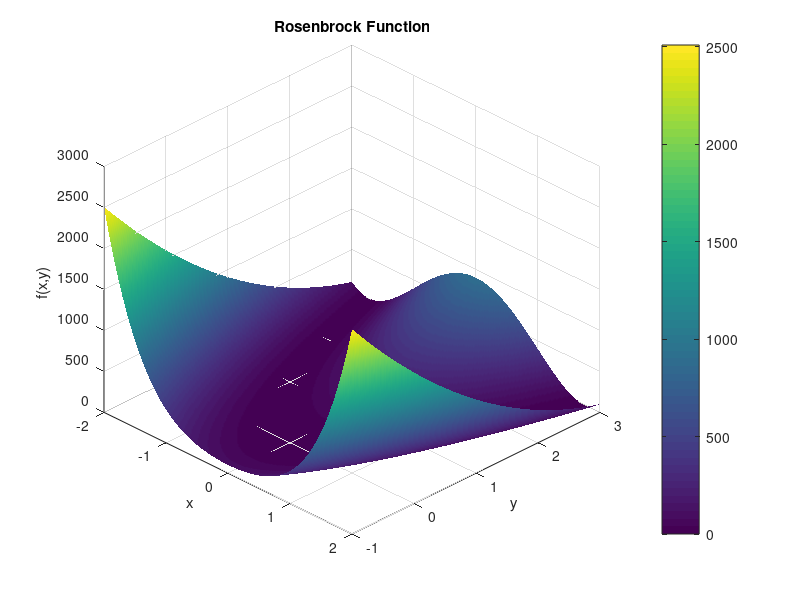

Reproduce this figure in MATLAB.
function rosenbrock3d(output_file)
%ROSENBROCK3D  Surface plot of the Rosenbrock function (Figure 1).
%
%   ROSENBROCK3D saves the surface plot in figure_1.png.
%   ROSENBROCK3D(file) saves it in the given PNG file.

    if nargin < 1, output_file = 'figure_1.png'; end

    [x, y] = meshgrid(-2:0.02:2, -1:0.02:3);
    z = (1 - x).^2 + 100 * (y - x.^2).^2;

    figure('Name', 'Rosenbrock surface');
    surf(x, y, z);
    shading interp;
    hold on;
    plot3(1, 1, 0, 'r*', 'MarkerSize', 12, 'LineWidth', 2);

    xlabel('x');
    ylabel('y');
    zlabel('f(x,y)');
    title('Rosenbrock Function');
    colorbar;
    view(45, 35);
    hold off;

    drawnow;
    print(output_file, '-dpng', '-r300');
end
